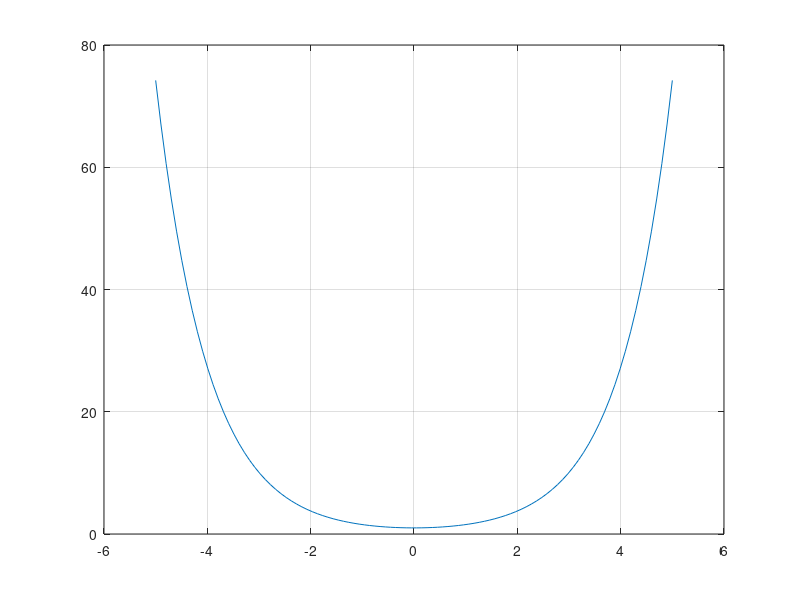

Reproduce this figure in MATLAB.
% Regression test function (black blox) for FreeMat v4.0
% This function is autogenerated by helpgen.
function bbtest_success = bbtest_cosh
  bbtest_success = 1;
NumErrors = 0;
try
  x = linspace(-5,5);

catch
  NumErrors = NumErrors + 1;
end
try
  plot(x,cosh(x)); grid('on');

catch
  NumErrors = NumErrors + 1;
end
try
  mprint('coshplot');

catch
  NumErrors = NumErrors + 1;
end
if (NumErrors ~= 0) bbtest_success = 0; return; end
